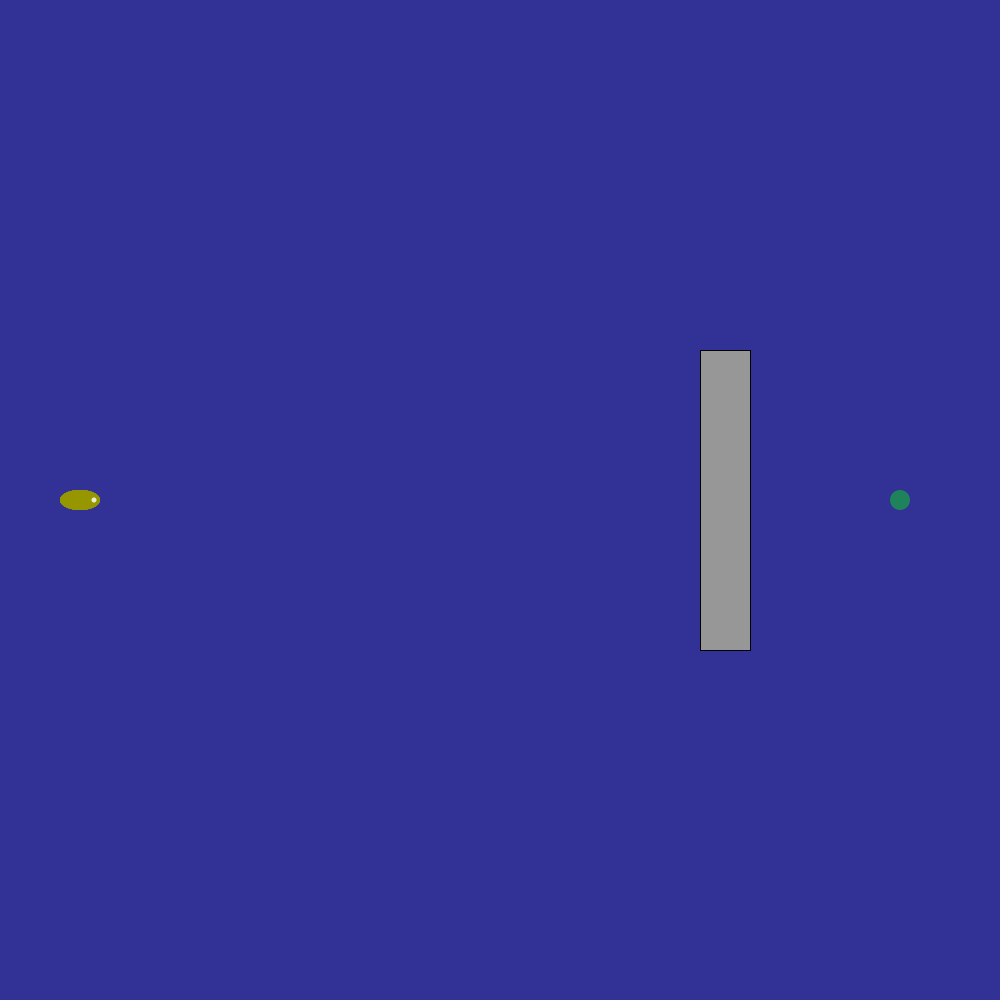
Frame 1 (no input)
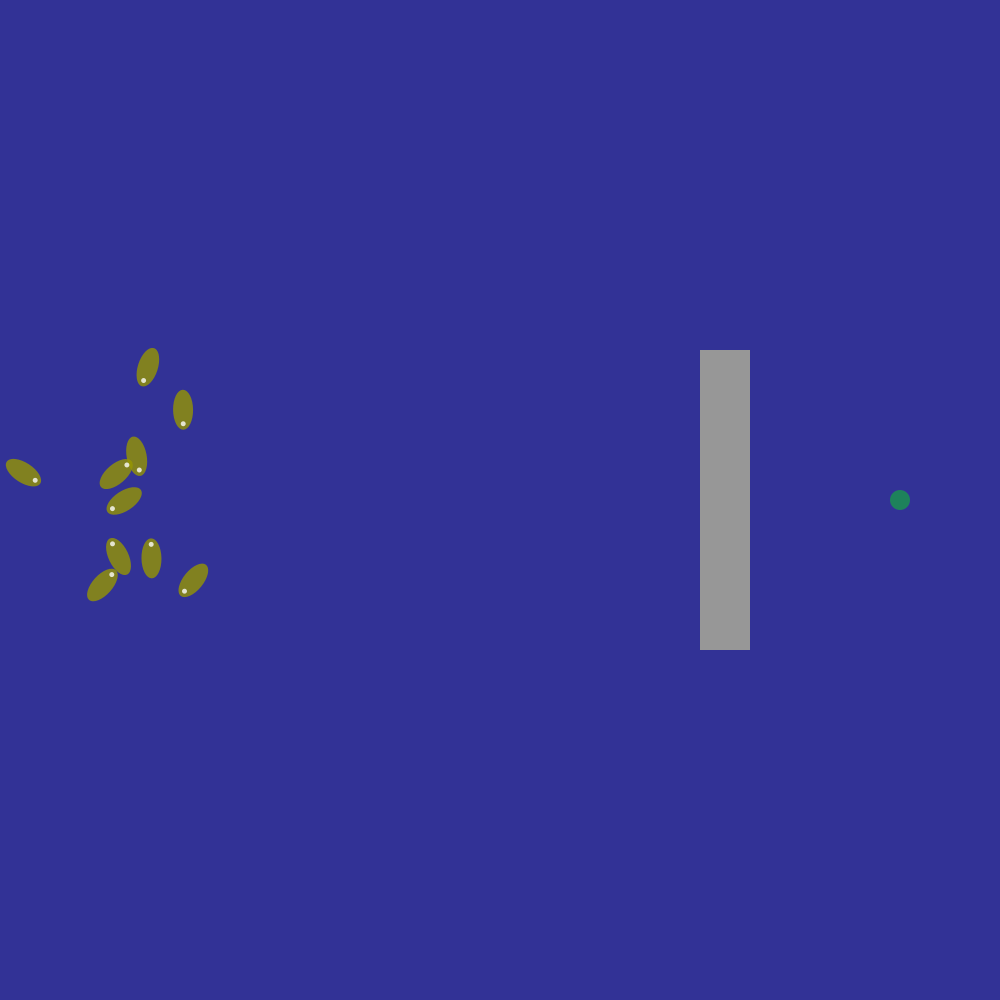
Frame 60 (the mouse pressed at the canvas centre just before this capture)
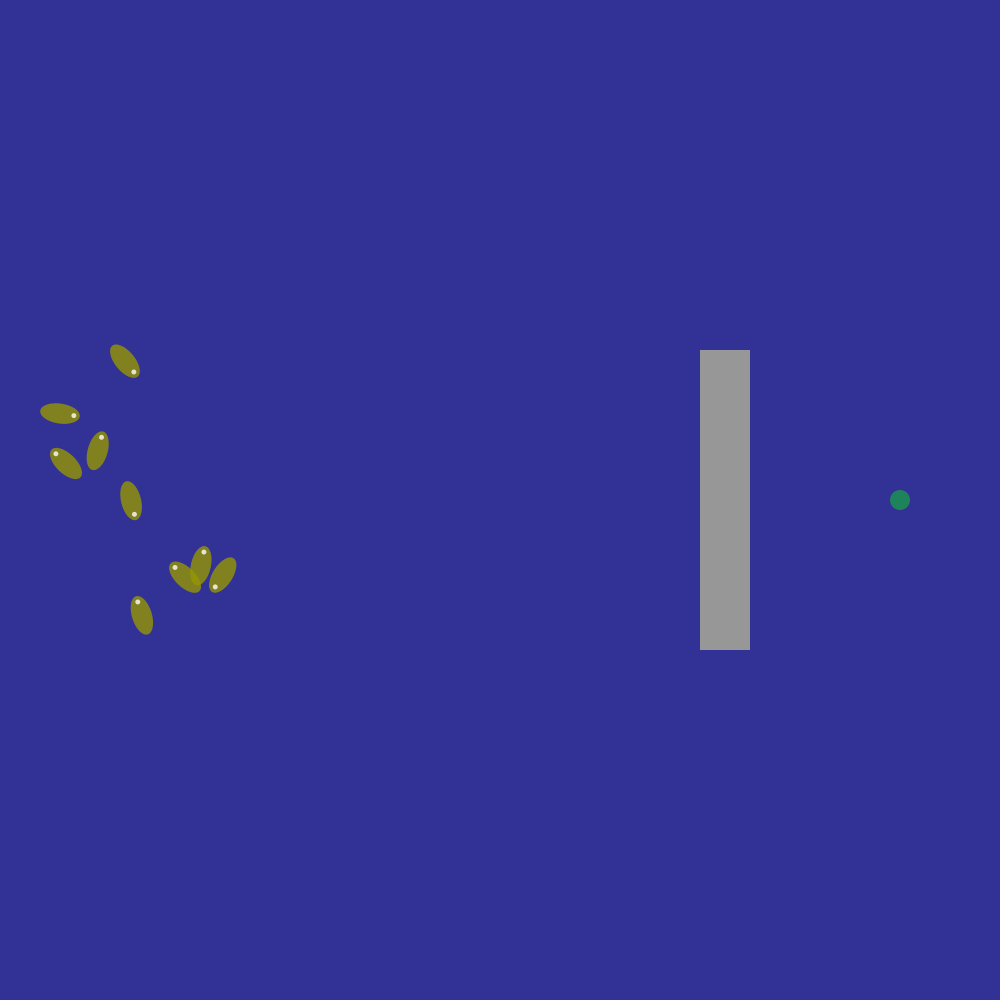
Frame 120 (the mouse held since frame 60 and released just before this capture)

The Processing sketch that drew these frames (run headless with seeded random() and noise(); from frame 60 on, the mouse is pressed at the canvas centre):

// Processing sketch: GeneticFish
// ── GeneticFish.pde
int numFish = 10;
int barrierW = 50;
int barrierH = 300;
int barrierX = 700;
int barrierY = 350;

int foodX = 900;
int foodY = 500;

ArrayList<Fish> fishes = new ArrayList<Fish>();

void setup() {
  size(1000, 1000);
  for(int i = 0; i < numFish; i ++) {
    fishes.add(new Fish()); 
  }
}

float dist2(float x1, float y1, float x2, float y2) {
  return (x1-x2)*(x1-x2)+(y1-y2)*(y1-y2);
}

ArrayList<Fish> newPop(ArrayList<Fish> fish) {
  ArrayList<Fish> newFish = new ArrayList<Fish>();
  
  float total = 0;
  for (Fish f : fish) {
    total += max(f.fitness, 0);
  }
  
  for (int i = 0; i < numFish; i ++) {
    Fish child  = new Fish();
    // finish this lmao
    
    float rand = random(total);
    float fitSel = 0;
    for (Fish parent : fish) {
      fitSel += parent.fitness;
      if (fitSel > rand) {
        child.dna = parent.dna;
      }
    }
    newFish.add(child);
  }
  return newFish;
}

void draw() {
  background(50, 50, 150);
  fill(151);
  rect(barrierX, barrierY, barrierW, barrierH);
  
  boolean allDead = true;
  for(Fish f: fishes) {
    if (!f.dead) {
      allDead = false;
      f.show(); 
      f.move();
    }
  }
  
  if (allDead) {
    fishes = newPop(fishes);
  }
  
  fill(0, 255, 0, 100);
  ellipse(foodX, foodY, 20, 20);
}
// ── Fish.pde
class Fish{
  
  PVector pos;
  float angle;
  int size;
  
  float[] dna = new float[1000];
  boolean dead = false;
  boolean hit = false;
  boolean food = false;
  
  float closest = -1;
  float fitness = 0;
  
  int curr = 0;
  
  Fish() {
    pos = new PVector(100, 500);
    angle = 0;
    size = 20;
    for(int i = 0; i < dna.length; i++) {
      dna[i] = random(2*PI);
    }
  }
  
  void move() {
    if (dead) {
      calcFitness();
    } else {
      if (curr < dna.length) {
        PVector next = PVector.fromAngle(angle).mult(10);
        pos.add(next);
        angle = dna[curr];
        curr += 1;
      } else {
        dead = true;
      }
      
      hitWall();
      foundFood();
      float d = dist2(pos.x, pos.y, foodX, foodY);
      closest = (closest != -1) ? min(closest, d) : d;
      
      if (pos.y < 0 || pos.y > width) {
        angle = -angle;
      }
    }
    
  }
  
  void calcFitness() {
    if (hit) {
      fitness = -1;
    }
    fitness = closest;
  }
  
  void hitWall() {
    if (pos.x < 0 || (pos.x > barrierX && pos.x < barrierX + barrierW
      && pos.y > barrierY && pos.y > barrierY + barrierH)) {
      dead = true;
      hit = true;
    }
  }
  
  void foundFood() {
    if (dist2(pos.x, pos.y, foodX, foodY) < 100) {
      food = true;
      dead = true;
    }
  }
  
  void printDNA() {
    for(float f: dna) {
      print(f + " ");
    }
  }
  
  void show() {
    if(!dead) {
      pushMatrix();
      fill(150, 150, 0, 200);
      noStroke();
      translate(pos.x, pos.y);
      rotate(angle);
      ellipse(-size*1, 0, size*2, size);
      fill(255, 200);
      ellipse(-size/3, 0, 5, 5);
      popMatrix();
    }
  }
}
